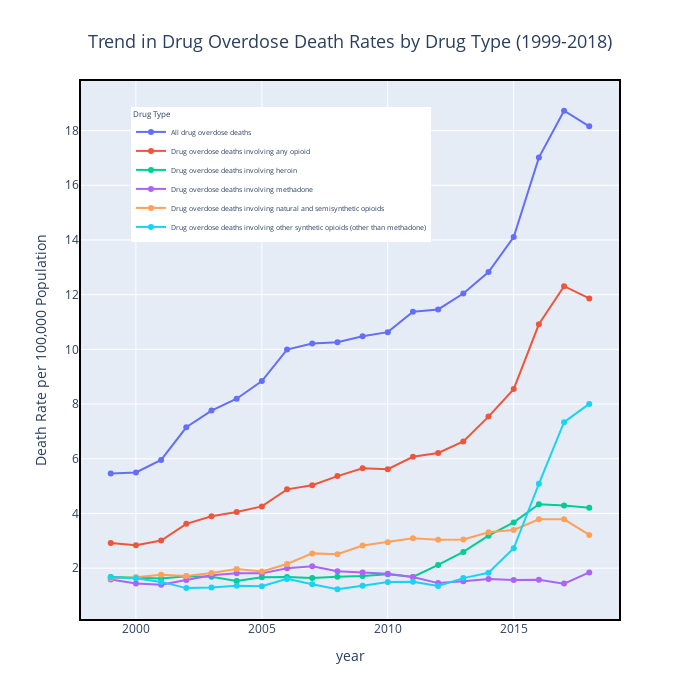

Notebook source saved alongside this figure:
### Markdown cell above
## Trend in Drug Overdose Death Rates by Drug Type (1999-2018)

### Code cell
specific_drug_deaths = data.groupby(['year', 'panel'], as_index=False).agg({'estimate': 'mean'})

# Plot the data with Plotly
fig = px.line(specific_drug_deaths, x='year', y='estimate', color='panel', markers=True,
              title='Trend in Drug Overdose Death Rates by Drug Type (1999-2018)',
              labels={'estimate': 'Death Rate per 100,000 Population', 'panel': 'Drug Type'})

# Update the layout to make it square and adjust the title and legend to prevent overlapping
fig.update_layout(
    width=700,  # Adjust the width if necessary
    height=700,  # Adjust the height to match the width for a square aspect ratio
    title=dict(
        text='Trend in Drug Overdose Death Rates by Drug Type (1999-2018)',
        y=0.95,  # Adjust the title's vertical position
        x=0.5,
        xanchor='center',
        yanchor='top',
        font=dict(size=18)  # Adjust the font size as necessary
    ),
    legend=dict(
        font=dict(size=7),  # Decrease the legend font size
        yanchor="top",
        y=0.95,  # Adjust the vertical position of the legend
        xanchor="right",
        x=0.65   # Adjust the horizontal position of the legend
    ),
    margin=dict(t=80, b=80, l=80, r=80),  # Adjust the margins as necessary
)

# Add a border around the whole figure
fig.add_shape(
    # Rectangle outline
    type="rect",
    xref="paper",
    yref="paper",
    x0=0,
    y0=0,
    x1=1,
    y1=1,
    line=dict(
        color="Black",
        width=2,
    ),
)

# Show the figure
fig.show()

### Figure 1 — Plotly figure (JSON) as saved in the notebook; plotly's stock layout.template omitted (floating-point values rounded to 4 significant figures)
{"data": [{"hovertemplate": "Drug Type=All drug overdose deaths<br>year=%{x}<br>Death Rate per 100,000 Population=%{y}<extra></extra>", "legendgroup": "All drug overdose deaths", "line": {"color": "#636efa", "dash": "solid"}, "marker": {"symbol": "circle"}, "mode": "lines+markers", "name": "All drug overdose deaths", "orientation": "v", "showlegend": true, "type": "scatter", "x": [1999, 2000, 2001, 2002, 2003, 2004, 2005, 2006, 2007, 2008, 2009, 2010, 2011, 2012, 2013, 2014, 2015, 2016, 2017, 2018], "xaxis": "x", "y": [5.465, 5.498, 5.959, 7.151, 7.761, 8.194, 8.839, 9.99, 10.21, 10.26, 10.48, 10.63, 11.38, 11.46, 12.04, 12.83, 14.11, 17.01, 18.72, 18.15], "yaxis": "y"}, {"hovertemplate": "Drug Type=Drug overdose deaths involving any opioid<br>year=%{x}<br>Death Rate per 100,000 Population=%{y}<extra></extra>", "legendgroup": "Drug overdose deaths involving any opioid", "line": {"color": "#EF553B", "dash": "solid"}, "marker": {"symbol": "circle"}, "mode": "lines+markers", "name": "Drug overdose deaths involving any opioid", "orientation": "v", "showlegend": true, "type": "scatter", "x": [1999, 2000, 2001, 2002, 2003, 2004, 2005, 2006, 2007, 2008, 2009, 2010, 2011, 2012, 2013, 2014, 2015, 2016, 2017, 2018], "xaxis": "x", "y": [2.921, 2.837, 3.01, 3.62, 3.898, 4.052, 4.258, 4.881, 5.031, 5.365, 5.653, 5.618, 6.073, 6.212, 6.631, 7.541, 8.547, 10.92, 12.31, 11.86], "yaxis": "y"}, {"hovertemplate": "Drug Type=Drug overdose deaths involving heroin<br>year=%{x}<br>Death Rate per 100,000 Population=%{y}<extra></extra>", "legendgroup": "Drug overdose deaths involving heroin", "line": {"color": "#00cc96", "dash": "solid"}, "marker": {"symbol": "circle"}, "mode": "lines+markers", "name": "Drug overdose deaths involving heroin", "orientation": "v", "showlegend": true, "type": "scatter", "x": [1999, 2000, 2001, 2002, 2003, 2004, 2005, 2006, 2007, 2008, 2009, 2010, 2011, 2012, 2013, 2014, 2015, 2016, 2017, 2018], "xaxis": "x", "y": [1.677, 1.655, 1.618, 1.702, 1.688, 1.527, 1.665, 1.675, 1.643, 1.683, 1.714, 1.774, 1.678, 2.12, 2.595, 3.188, 3.673, 4.339, 4.292, 4.212], "yaxis": "y"}, {"hovertemplate": "Drug Type=Drug overdose deaths involving methadone<br>year=%{x}<br>Death Rate per 100,000 Population=%{y}<extra></extra>", "legendgroup": "Drug overdose deaths involving methadone", "line": {"color": "#ab63fa", "dash": "solid"}, "marker": {"symbol": "circle"}, "mode": "lines+markers", "name": "Drug overdose deaths involving methadone", "orientation": "v", "showlegend": true, "type": "scatter", "x": [1999, 2000, 2001, 2002, 2003, 2004, 2005, 2006, 2007, 2008, 2009, 2010, 2011, 2012, 2013, 2014, 2015, 2016, 2017, 2018], "xaxis": "x", "y": [1.586, 1.443, 1.398, 1.564, 1.739, 1.817, 1.81, 1.993, 2.072, 1.891, 1.845, 1.799, 1.674, 1.454, 1.523, 1.601, 1.567, 1.575, 1.435, 1.846], "yaxis": "y"}, {"hovertemplate": "Drug Type=Drug overdose deaths involving natural and semisynthetic opioids<br>year=%{x}<br>Death Rate per 100,000 Population=%{y}<extra></extra>", "legendgroup": "Drug overdose deaths involving natural and semisynthetic opioids", "line": {"color": "#FFA15A", "dash": "solid"}, "marker": {"symbol": "circle"}, "mode": "lines+markers", "name": "Drug overdose deaths involving natural and semisynthetic opioids", "orientation": "v", "showlegend": true, "type": "scatter", "x": [1999, 2000, 2001, 2002, 2003, 2004, 2005, 2006, 2007, 2008, 2009, 2010, 2011, 2012, 2013, 2014, 2015, 2016, 2017, 2018], "xaxis": "x", "y": [1.625, 1.666, 1.756, 1.712, 1.822, 1.965, 1.879, 2.152, 2.54, 2.512, 2.829, 2.948, 3.093, 3.04, 3.05, 3.312, 3.397, 3.787, 3.785, 3.213], "yaxis": "y"}, {"hovertemplate": "Drug Type=Drug overdose deaths involving other synthetic opioids (other than methadone)<br>year=%{x}<br>Death Rate per 100,000 Population=%{y}<extra></extra>", "legendgroup": "Drug overdose deaths involving other synthetic opioids (other than methadone)", "line": {"color": "#19d3f3", "dash": "solid"}, "marker": {"symbol": "circle"}, "mode": "lines+markers", "name": "Drug overdose deaths involving other synthetic opioids (other than methadone)", "orientation": "v", "showlegend": true, "type": "scatter", "x": [1999, 2000, 2001, 2002, 2003, 2004, 2005, 2006, 2007, 2008, 2009, 2010, 2011, 2012, 2013, 2014, 2015, 2016, 2017, 2018], "xaxis": "x", "y": [1.665, 1.63, 1.498, 1.271, 1.296, 1.357, 1.337, 1.608, 1.413, 1.229, 1.36, 1.491, 1.499, 1.347, 1.637, 1.83, 2.728, 5.084, 7.337, 8.005], "yaxis": "y"}], "layout": {"height": 700, "legend": {"font": {"size": 7}, "title": {"text": "Drug Type"}, "tracegroupgap": 0, "x": 0.65, "xanchor": "right", "y": 0.95, "yanchor": "top"}, "margin": {"b": 80, "l": 80, "r": 80, "t": 80}, "shapes": [{"line": {"color": "Black", "width": 2}, "type": "rect", "x0": 0, "x1": 1, "xref": "paper", "y0": 0, "y1": 1, "yref": "paper"}], "title": {"font": {"size": 18}, "text": "Trend in Drug Overdose Death Rates by Drug Type (1999-2018)", "x": 0.5, "xanchor": "center", "y": 0.95, "yanchor": "top"}, "width": 700, "xaxis": {"anchor": "y", "autorange": true, "domain": [0, 1], "range": [1998.0, 2019.0], "title": {"text": "year"}, "type": "linear"}, "yaxis": {"anchor": "x", "autorange": true, "domain": [0, 1], "range": [0.1047, 19.85], "title": {"text": "Death Rate per 100,000 Population"}, "type": "linear"}}}
